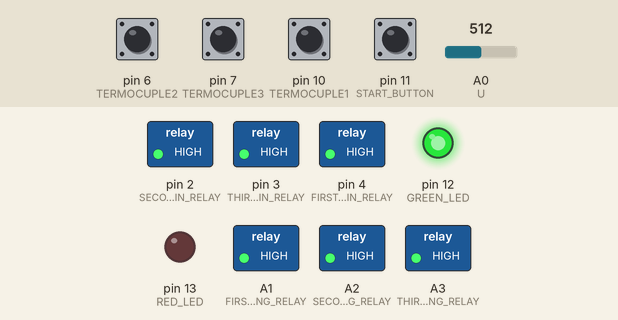
Recording of a sketch running on a simulated Arduino Uno, built with avr-gcc and run on an emulated ATmega328P. Parts: switched loads named in the sketch (green lamp = pin HIGH), output pins drawn as LEDs (lit = HIGH). Dashed ring = blinking. Inputs (shaded band) come from the test bench; at power-on: pin 6 (TERMOCUPLE2), pin 7 (TERMOCUPLE3), pin 10 (TERMOCUPLE1), pin 11 (START_BUTTON) LOW, A0 (U) = 512.

Above: at 1.2 s.
1.3 s: pin 7 (TERMOCUPLE3) pulled HIGH for 0.15 s
At 3.9 s:
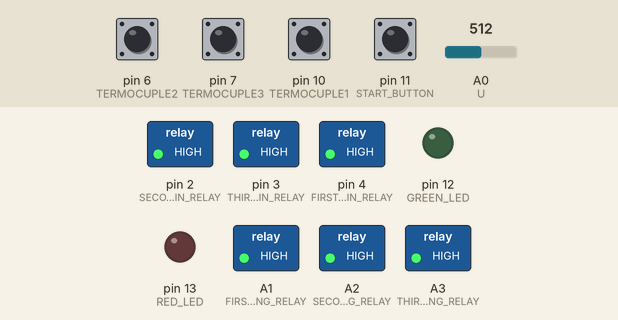
4.3 s: A0 (U) set to 533
At 4.7 s:
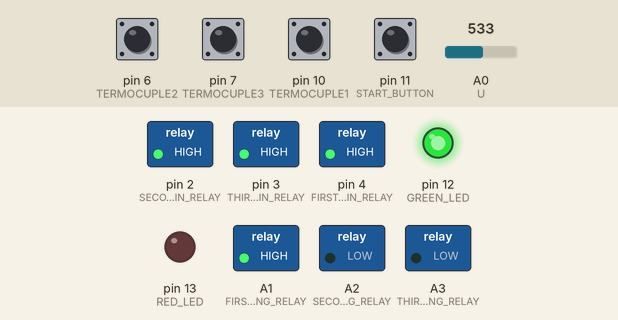
5.8 s: pin 6 (TERMOCUPLE2) pulled HIGH for 0.15 s
At 6.0 s:
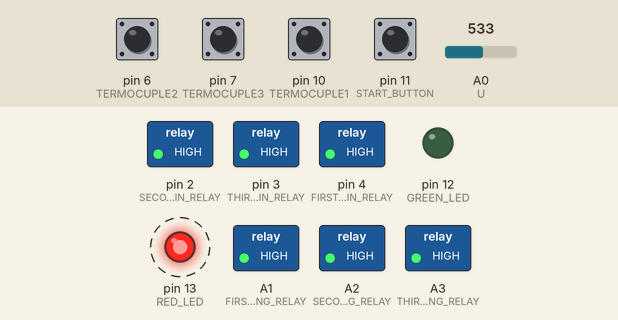
8.9 s: pin 10 (TERMOCUPLE1) pulled HIGH for 0.15 s
At 11.8 s:
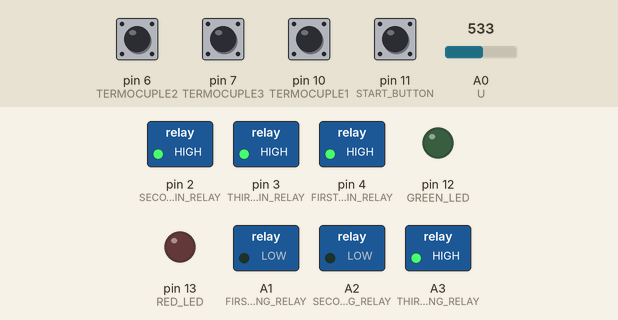
12.0 s: pin 11 (START_BUTTON) pulled HIGH for 1 s
At 16.2 s:
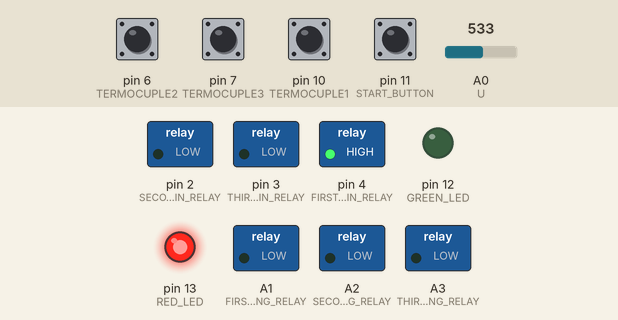
19.0 s: pin 6 (TERMOCUPLE2) pulled HIGH for 1 s
At 21.8 s:
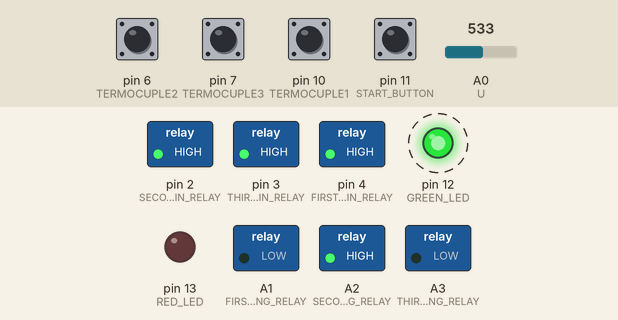
Timing chart, 0 to 26.9 s (numbered marks = the images above; inputs shaded):
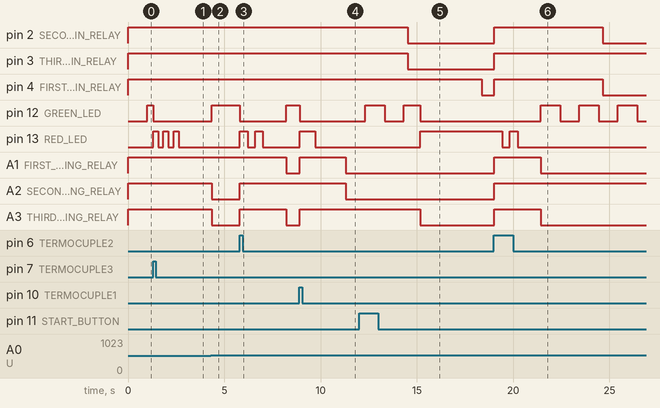

Measured:
- the behaviour switches between 518 and 519 on A0 (U) (found by bisection; images 1 and 2)
- after the input at 1.3 s, pin 13 (RED_LED): alternates HIGH for 0.27 s and LOW for 0.27 s, 6 changes in all, then stays LOW, starting at once
- after the input at 4.3 s, A2 (SECOND_STARTING_RELAY), A3 (THIRD_STARTING_RELAY): HIGH → LOW after 0.05 s
- after the input at 5.8 s, pin 3 (THIRD_MAIN_RELAY), pin 4 (FIRST_MAIN_RELAY): stays HIGH (without the input it goes to LOW after 1.8 s)
- after the input at 8.9 s, pin 2 (SECOND_MAIN_RELAY), pin 4 (FIRST_MAIN_RELAY): stays HIGH (without the input it goes to LOW after 2.5 s)
- after the input at 12.0 s, pin 4 (FIRST_MAIN_RELAY): HIGH → LOW after 6.4 s; pin 13 (RED_LED): LOW → HIGH after 3.2 s; A3 (THIRD_STARTING_RELAY): HIGH → LOW after 3.2 s
- after the input at 19.0 s, pin 2 (SECOND_MAIN_RELAY): LOW → HIGH at once, → LOW 5.6 s later; pin 3 (THIRD_MAIN_RELAY): LOW → HIGH at once

The sketch:

ENGINE.ino
```cpp
#include <Bounce2.h>

//*PINS DECLARETION*//
//pin:
//relay
const int FIRST_STARTING_RELAY  = A1;   //A1
const int SECOND_STARTING_RELAY = A2;	  //A2
const int THIRD_STARTING_RELAY  = A3;	  //A3
const int FIRST_MAIN_RELAY      = 4;    //D4
const int SECOND_MAIN_RELAY     = 2;    //D2
const int THIRD_MAIN_RELAY      = 3;    //D3

//buttons
const int START_BUTTON          = 11;   //D11
//U sensor
const int U                     = A0;   //A3
//LED
const int GREEN_LED             = 12;   //D12
const int RED_LED               = 13;   //D13

//TERMOCUPLE
const int TERMOCUPLE1           = 10;   //D10
const int TERMOCUPLE2           = 6;    //D7
const int TERMOCUPLE3           = 7;    //D6
//* CONST*//
const int ENGINES_COUNT = 3;

//time
const int PERIOD                      = 30000;  // engin's sleep
const int DELAY_STOP_ENGINS           = 5000;  // working time after no U
const int GREEN_LED_PERIOD            = 1000;  // green led working time
const int PERIOD_WAIT_MAIN_RELAY      = 3200;  // time switch off between starting relay and main ralay
const int START_TURBO_MODE_TIME       = 2000;  // time switch off between turbo mode and usual. And wise verse
const int SLEEP_ALARM                 = 800;   // aralm time
// U barrier
const int BARRIER                     = 6;    // Sensitivity of the sensor to 30А  ---  66mV / A   30/1023*66 = 0,0567590577996405
//arrais
const int startingRelayArr[3] = {FIRST_STARTING_RELAY, SECOND_STARTING_RELAY, THIRD_STARTING_RELAY};
const int mainRelayArr[3] = {FIRST_MAIN_RELAY, SECOND_MAIN_RELAY, THIRD_MAIN_RELAY};

//*VARIEBLES *//

int state                       = 0;
long priveousTime               = 0;
long greenLedTime               = 0;
long pressStartButtonTime       = 0;
boolean isTurbo                 = false;
boolean previousTurboState      = false;
boolean canStart                = false;
boolean greenLedState           = false;
boolean isShouldStop            = true;
boolean shouldChMainRelayState  = false;
boolean isWaitingTurbo          = false;


// Instantiate a Bounce  for start button
Bounce startButtonDebouncer = Bounce();

void setup() {
  //Serial.begin(9600);
  //OUTPUT
  pinMode(FIRST_STARTING_RELAY, OUTPUT);
  pinMode(SECOND_STARTING_RELAY, OUTPUT);
  pinMode(THIRD_STARTING_RELAY, OUTPUT);
  pinMode(FIRST_MAIN_RELAY, OUTPUT);
  pinMode(SECOND_MAIN_RELAY, OUTPUT);
  pinMode(THIRD_MAIN_RELAY, OUTPUT);
  turnOnOrOffAllEngins(HIGH);

  pinMode(GREEN_LED, OUTPUT);
  pinMode(RED_LED, OUTPUT);
  //INPUT
  pinMode(START_BUTTON, INPUT);
  pinMode(TERMOCUPLE1, INPUT);
  pinMode(TERMOCUPLE2, INPUT);
  pinMode(TERMOCUPLE3, INPUT);

  startButtonDebouncer.attach(START_BUTTON);
  startButtonDebouncer.interval(150); // interval in ms

  priveousTime = millis();
}

void loop() {
  checkStart();
  if (canStart || readU() > BARRIER) {
    startEngines();
  } else {
    isShouldStop = shouldStop();
    //Serial.print("isShouldStop==");
    //Serial.println(isShouldStop);
    if (isShouldStop) {
      turnOnOrOffAllEngins(HIGH);
    }
  }

  // Delay a little bit to avoid bouncing
  delay(50);
}

void checkStart() {
  alarm();
  if (startButtonDebouncer.update()) {
          // Update the Bounce instance :
  if (startButtonDebouncer.fell()) {
    pressStartButtonTime = millis();
    isWaitingTurbo = true;
    //Serial.println("checkForTurbo");
    //Serial.println("pressStartButtonTime");
  }

    if (startButtonDebouncer.rose()) {
      if (millis() - pressStartButtonTime < START_TURBO_MODE_TIME) {
        canStart = !canStart;
        isWaitingTurbo = false;
      if (!canStart) {
        turnOnOrOffAllEngins(HIGH);
      }
      }
    }
  }
  showIndication();
}


void startEngines() {
  checkForTurbo();
  if (isTurbo) {
    startTurboMode();
  } else {
    waitNotify();
  }
}

void checkForTurbo() {
   if (millis() - pressStartButtonTime >= START_TURBO_MODE_TIME && isWaitingTurbo) {
        //Serial.println("MODE WAS CHENGED");
        isTurbo = !isTurbo;
        previousTurboState = true;
        isWaitingTurbo = false;
   }
}

//change working mode one of  all engin's pin should be in HIGH case. One by one.
void startTurboMode() {
  if (previousTurboState) {
    turnOnOrOffAllEngins(LOW);
    previousTurboState = false;
    //Serial.println("TURBO TURN ON");
  }
}

//mesuring time according cost PERIOD
void waitNotify() {
  //Serial.println("waitNotify");
  if (millis() - priveousTime >= PERIOD || isAllRelaisShotedDown()) {
    changeStartingRelayState();
    priveousTime = millis();
    shouldChMainRelayState = true;
  }
  if (shouldChMainRelayState && millis() - priveousTime >= PERIOD_WAIT_MAIN_RELAY)  {
    changeMainRelayState();
    shouldChMainRelayState = false;
  }
}

//fix
boolean isAllRelaisShotedDown() {
  boolean isStoped = true;
  for (int i = 0; i < ENGINES_COUNT; i++) {
    if( digitalRead(startingRelayArr[i]) == LOW) {
        isStoped = false;
        break;
      }
  }
   return isStoped;
}


//change working mode one of pins should be in LOW case. One by one.
void changeStartingRelayState() {
  for (int i = 0; i < ENGINES_COUNT; i++) {
    if (state == i) {
      digitalWrite(startingRelayArr[i], HIGH);
    } else {
      digitalWrite(startingRelayArr[i], LOW);
    }
  }

  state = ++state % ENGINES_COUNT;
  digitalWrite(mainRelayArr[state], HIGH);
}

//change working mode one of pins should be in LOW case. One by one.
void changeMainRelayState() {
  for (int i = 0; i < ENGINES_COUNT; i++) {
    if (state == i) {
      digitalWrite(mainRelayArr[i], HIGH);
    } else {
      digitalWrite(mainRelayArr[i], LOW);
    }
  }

  state = ++state % ENGINES_COUNT;
}

void turnOnOrOffAllEngins(int state) {
  if (state == LOW) {
    digitalWrite(RED_LED, HIGH);
    digitalWrite(GREEN_LED, LOW);
    for (int i = 0; i < ENGINES_COUNT; i++) {
      digitalWrite(startingRelayArr[i], state);
      //digitalWrite(mainRelayArr[i], state);
    }
    delay(PERIOD_WAIT_MAIN_RELAY);
     for (int i = 0; i < ENGINES_COUNT; i++) {
      digitalWrite(mainRelayArr[i], state);
    }
   }
  if (state == HIGH) {
   for (int i = 0; i < ENGINES_COUNT; i++) {
    digitalWrite(startingRelayArr[i], state);
    digitalWrite(mainRelayArr[i], state);
  }
    previousTurboState = false;
    isTurbo = false;
    isShouldStop = true;
  }
  //Serial.print("ALL ENGINES WERE TURNED ");
  //Serial.println(state);
}

boolean shouldStop() {
  long delayToStopTime = millis();
  boolean shouldStop = true;

  while (millis() - delayToStopTime <= DELAY_STOP_ENGINS) {
    int read = readU();
    checkStart();
    //Serial.print("shouldStop");
    if (read > BARRIER || canStart) {
      shouldStop = false;
      break;
    }
  }
  return shouldStop;
}
int readU() {
  int read = analogRead(U);
  //Serial.print("U=");

  read = read - 512;
  if (read < 0) {
    read = read * (-1);
  }

  //Serial.println(read);
  return read;
}

void showIndication() {
  int green_led_level = greenLedState;
  if (canStart || !isShouldStop) {
    green_led_level = 1;
  } else {
    if (millis() - greenLedTime > GREEN_LED_PERIOD) {
      greenLedState = !greenLedState;
      green_led_level = greenLedState;
      greenLedTime = millis();
    }
  }
  if(isTurbo) {
    green_led_level = 0;
  }
  digitalWrite(GREEN_LED, green_led_level);
  digitalWrite(RED_LED, isTurbo);
}

void alarm() {
  if(digitalRead(TERMOCUPLE1) == HIGH) {
      stopAndShowProblem(TERMOCUPLE1);
  }
  if(digitalRead(TERMOCUPLE2) == HIGH) {
      stopAndShowProblem(TERMOCUPLE2);
  }

  if(digitalRead(TERMOCUPLE3) == HIGH) {
     stopAndShowProblem(TERMOCUPLE3);
  }
}

void stopAndShowProblem(int TERMOCUPLE) {
  turnOnOrOffAllEngins(HIGH);
  isTurbo  = false;
  canStart = false;

  while(digitalRead(TERMOCUPLE) == HIGH) {
   digitalWrite(GREEN_LED, LOW);
    if(TERMOCUPLE == TERMOCUPLE1) {
      alarmLight(1);
    }

    if(TERMOCUPLE == TERMOCUPLE2) {
      alarmLight(2);
    }

    if(TERMOCUPLE == TERMOCUPLE3) {
      alarmLight(3);
    }
  }
 }

void alarmLight(int termocuple) {
  for(int i = 0; i < termocuple; i++ ) {
    digitalWrite(RED_LED, HIGH);
    delay(SLEEP_ALARM/termocuple + 1);
    digitalWrite(RED_LED, LOW);
    delay(SLEEP_ALARM/termocuple + 1);
  }

 delay(SLEEP_ALARM);
}
```
